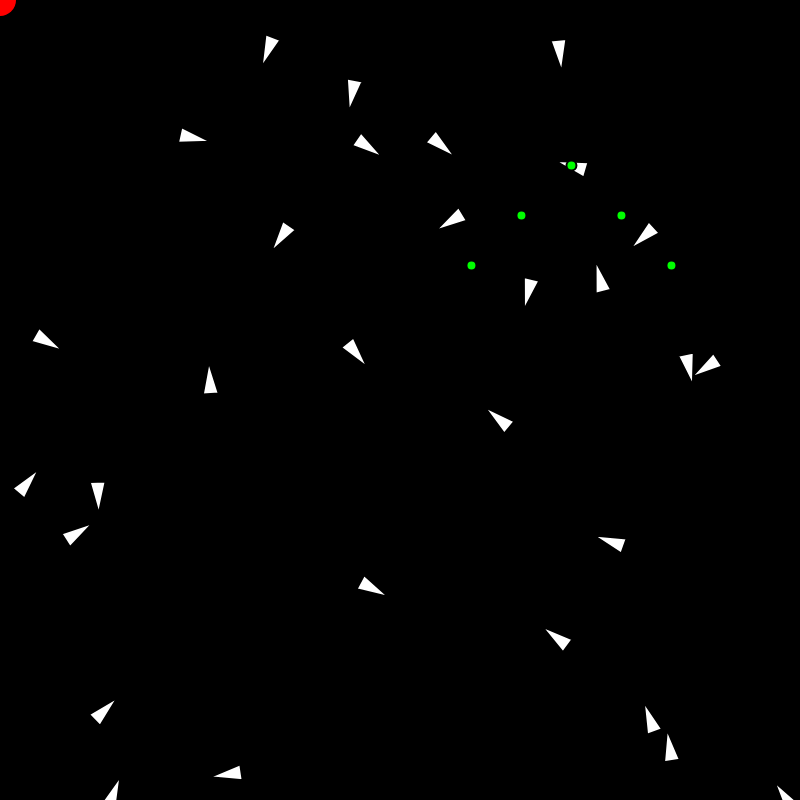
Frame 1 (no input)
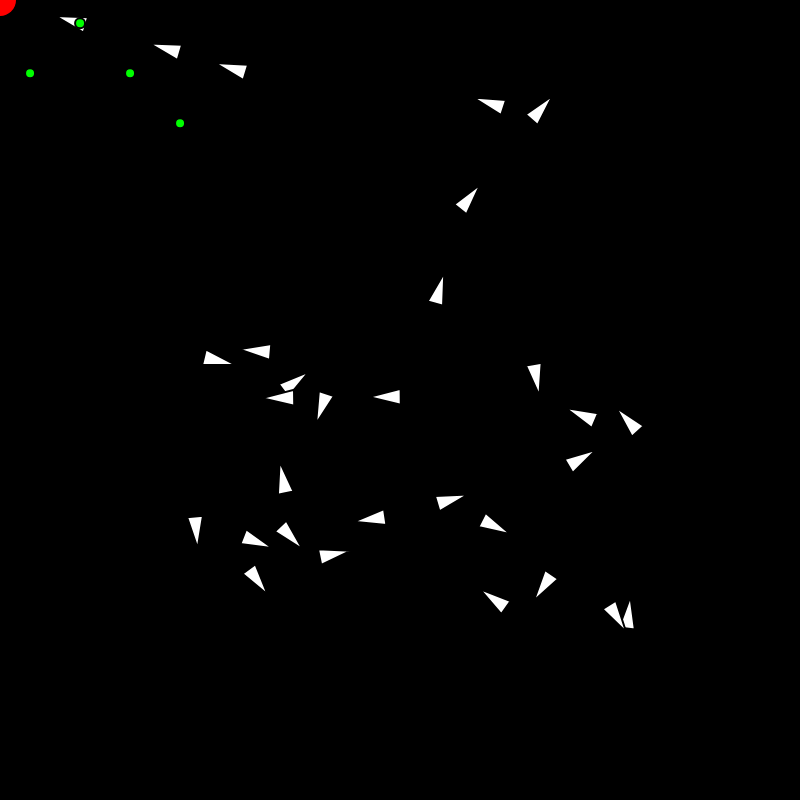
Frame 60 (no input)
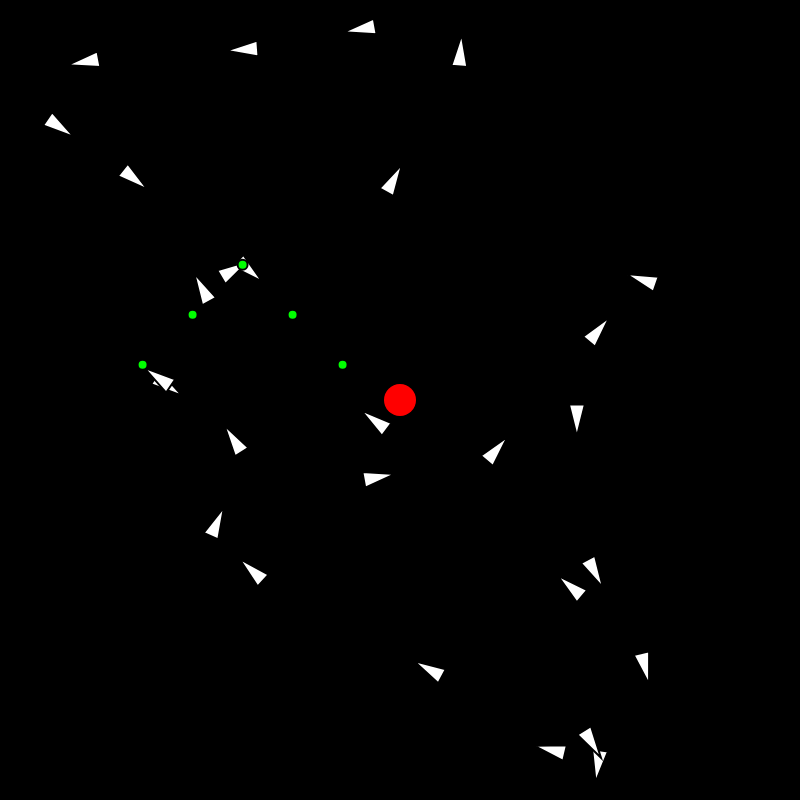
Frame 120 (the mouse pressed at the canvas centre since frame 60)

The p5.js sketch that drew these frames (run headless with seeded random() and noise() and a simulated clock; from frame 60 on, the mouse is pressed at the canvas centre):

// p5.js sketch
// ── sketch.js
const nbVehicles = 10;
let vehicles = [];
let targets = [];  
let movingTarget;
let targetVelocities = [];
let targetsMoving = false;

function setup() {
  createCanvas(800, 800);

  createVehicles(nbVehicles);

  movingTarget = createVector(random(width), random(height));

  setInterval(changeTargetDirection, 1000);

  for (let i = 0; i < 20; i++) {
    vehicles.push(new Vehicle(random(width), random(height)));
  }

  // "M" Shape
  targets.push(createVector(100, 100));  
  targets.push(createVector(100, 140));
  targets.push(createVector(100, 180));
  targets.push(createVector(120, 160));  
  targets.push(createVector(140, 140));
  targets.push(createVector(140, 180));  

  // "B" Shape
  targets.push(createVector(200, 100));  
  targets.push(createVector(200, 140));
  targets.push(createVector(200, 180));
  targets.push(createVector(220, 100));  
  targets.push(createVector(240, 120));
  targets.push(createVector(220, 140));  
  targets.push(createVector(220, 160));  
  targets.push(createVector(240, 180));
  targets.push(createVector(220, 180));

  //20 targets
  let cols = 5;
  let rows = 4;
  let spacing = width / (cols + 1);

  for (let i = 0; i < rows; i++) {
    for (let j = 0; j < cols; j++) {
      let target = createVector((j + 1) * spacing, (i + 1) * spacing);
      targets.push(target);
    }
  }
}

function changeTargetDirection() {
  movingTarget = createVector(random(width), random(height));
}

function createVehicles(nbVehicles) {
  for (let i = 0; i < nbVehicles; i++) {
    let x = random(width);
    let y = random(height);
    vehicles.push(new Vehicle(x, y));
  }
}

function draw() {
  background(0);

  if (allVehiclesArrived() && !targetsMoving) {
    setTimeout(moveTargetsRandomly, 2000);
    targetsMoving = true;
  }

  // Cible qui suit la souris, cercle rouge de rayon 32
  let target = createVector(mouseX, mouseY);
  fill(255, 0, 0);
  noStroke();
  ellipse(target.x, target.y, 32);

  let steering = vehicles[0].seek(target);
  vehicles[0].applyForce(steering);

  let vTargets = createVFormation(vehicles[0]);

  // Each following vehicle arrives at the vehicle in front of it
  for (let i = 1; i < vehicles.length; i++) {
    let targetPos = vehicles[i - 1].pos;
    let steering = vehicles[i].arrive(targetPos, 50);
    vehicles[i].applyForce(steering);
  }

  for (let i = 0; i < targets.length; i++) {
    targets[i].add(targetVelocities[i]);  // Move target

    // Wrap around the edges of the screen
    if (targets[i].x > width) targets[i].x = 0;
    if (targets[i].x < 0) targets[i].x = width;
    if (targets[i].y > height) targets[i].y = 0;
    if (targets[i].y < 0) targets[i].y = height;
  }

  vehicles.forEach((vehicle) => {
    vehicle.update();
    vehicle.show();
  });

  for (let target of vTargets) {
    fill(0, 255, 0);
    ellipse(target.x, target.y, 10);
  }

  if (targetsMoving) {
    for (let i = 0; i < targets.length; i++) {
      targets[i].add(targetVelocities[i]);
    }
  }
}

function keyPressed() {
  if (key === 'd') {
    Vehicle.debug = !Vehicle.debug;
  }
}

function createVFormation(vehicle) {
  let vTargets = [];
  let offset = 50;

  for (let i = -2; i <= 2; i++) {
    let targetPos = createVector(vehicle.pos.x + i * offset, vehicle.pos.y + abs(i) * offset);
    vTargets.push(targetPos);
  }

  return vTargets;
}

function allVehiclesArrived() {
  for (let i = 0; i < vehicles.length; i++) {
    let distance = p5.Vector.dist(vehicles[i].pos, targets[i]);
    if (distance > 50) {
      return false;
    }
  }
  return true;
}

function moveTargetsRandomly() {
  for (let i = 0; i < targets.length; i++) {
    let velocity = p5.Vector.random2D();
    velocity.mult(random(2, 5));
    targetVelocities.push(velocity);
  }
}

// ── vehicle.js
class Vehicle {
  static debug = false;

  constructor(x, y) {
    this.pos = createVector(x, y);
    this.vel = createVector(0, 0);
    this.acc = createVector(0, 0);
    this.maxSpeed = 10;
    this.maxForce = 0.6;
    this.r = 16;
    this.rayonZoneDeFreinage = 100;
  }

  evade(vehicle) {
    let pursuit = this.pursue(vehicle);
    pursuit.mult(-1);
    return pursuit;
  }

  pursue(vehicle) {
    let target = vehicle.pos.copy();
    let prediction = vehicle.vel.copy();
    prediction.mult(10);
    target.add(prediction);
    fill(0, 255, 0);
    circle(target.x, target.y, 16);
    return this.seek(target);
  }

  arrive(target, stopDistance = 50, d = 0) {
    // 2nd argument true enables the arrival behavior
    return this.seek(target, true, stopDistance);
  }

  flee(target) {
    // recopier code de flee de l'exemple précédent
  }

  seek(target, arrival = false, stopDistance = 50) {
    let force = p5.Vector.sub(target, this.pos);
    let desiredSpeed = this.maxSpeed;

    if (arrival) {
      // On définit un rayon de 100 pixels autour de la cible
      // si la distance entre le véhicule courant et la cible
      // est inférieure à ce rayon, on ralentit le véhicule
      // desiredSpeed devient inversement proportionnelle à la distance
      // si la distance est petite, force = grande
      // Vous pourrez utiliser la fonction P5 
      // distance = map(valeur, valeurMin, valeurMax, nouvelleValeurMin, nouvelleValeurMax)
      // qui prend une valeur entre valeurMin et valeurMax et la transforme en une valeur
      // entre nouvelleValeurMin et nouvelleValeurMax

      // TODO !

      // 1 - dessiner le cercle de rayon 100 autour de la target
      if (Vehicle.debug) {
        stroke(255, 255, 255);
        noFill();
        circle(target.x, target.y, this.rayonZoneDeFreinage);
      }

      // 2 - calcul de la distance entre la cible et le véhicule
      let distance = p5.Vector.dist(this.pos, target);

      // 3 - si distance < rayon du cercle, alors on modifie desiredSPeed
      // qui devient inversement proportionnelle à la distance.
      // si d = rayon alors desiredSpeed = maxSpeed
      // si d = 0 alors desiredSpeed = 0
/*       if(distance < this.rayonZoneDeFreinage) {
        desiredSpeed = map(distance, d, this.rayonZoneDeFreinage, 0, this.maxSpeed);
      } */
     if (distance < stopDistance) {
      desiredSpeed = map(distance, 0, stopDistance, 0, this.maxSpeed);
     }
    }

    force.setMag(desiredSpeed);
    force.sub(this.vel);
    force.limit(this.maxForce);
    return force;
  }

  applyForce(force) {
    this.acc.add(force);
  }

  update() {
    this.vel.add(this.acc);
    this.vel.limit(this.maxSpeed);
    this.pos.add(this.vel);
    this.acc.set(0, 0);
  }

  show() {
    stroke(255);
    strokeWeight(2);
    fill(255);
    stroke(0);
    strokeWeight(2);
    push();
    translate(this.pos.x, this.pos.y);
    rotate(this.vel.heading());
    triangle(-this.r, -this.r / 2, -this.r, this.r / 2, this.r, 0);
    pop();
  }

  edges() {
    if (this.pos.x > width + this.r) {
      this.pos.x = -this.r;
    } else if (this.pos.x < -this.r) {
      this.pos.x = width + this.r;
    }
    if (this.pos.y > height + this.r) {
      this.pos.y = -this.r;
    } else if (this.pos.y < -this.r) {
      this.pos.y = height + this.r;
    }
  }
}

class Target extends Vehicle {
  constructor(x, y) {
    super(x, y);
    this.vel = p5.Vector.random2D();
    this.vel.mult(5);
  }

  show() {
    stroke(255);
    strokeWeight(2);
    fill("#F063A4");
    push();
    translate(this.pos.x, this.pos.y);
    circle(0, 0, this.r * 2);
    pop();
  }
}
